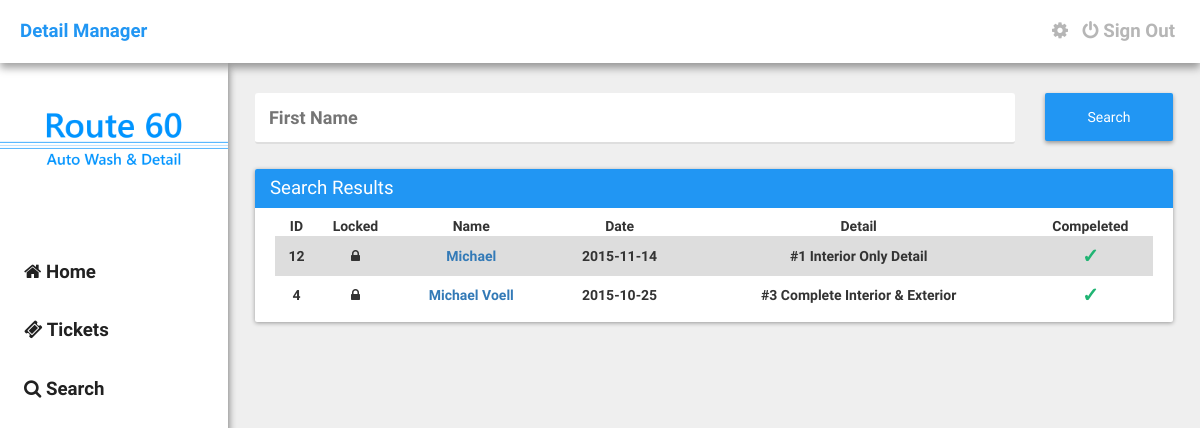
The app's page /search.php?firstname=Michael (signed in) with its own data.
### tables this page shows
CREATE TABLE IF NOT EXISTS `detail_tickets` (
  `id` int(11) NOT NULL AUTO_INCREMENT,
  `locked` int(11) NOT NULL DEFAULT '0',
  `first_name` text NOT NULL,
  `last_name` text NOT NULL,
  `phone_number` varchar(32) NOT NULL,
  `date` date NOT NULL,
  `vehicle_make` text NOT NULL,
  `vehicle_model` text NOT NULL,
  `vehicle_color` text NOT NULL,
  `discount` int(11) NOT NULL,
  `services` varchar(32) NOT NULL,
  `pre_paid_done` varchar(32) NOT NULL,
  `user_id` varchar(32) NOT NULL,
  `ticket_id` varchar(32) NOT NULL,
  `notes` text NOT NULL,
  `ticket_creator` text NOT NULL,
  `engine` varchar(2) NOT NULL DEFAULT '0',
  `wax` varchar(2) NOT NULL DEFAULT '0',
  `mat` varchar(2) NOT NULL DEFAULT '0',
  PRIMARY KEY (`id`)
);

### assets/core/init.php (called while the page is built, shortened)
<?php
	$site = "http://".$_SERVER['SERVER_NAME']."";

### search.php (the view, shortened to what this page needs)
<?php require("./assets/core/init.php"); require("./include/navbar.php"); ?>
<?php
	if(isset($_GET['firstname'])) {
		$fname = $_GET['firstname'];
	}else{
	}
	$sql= "SELECT * FROM detail_tickets WHERE first_name ='".$fname."' ORDER BY id DESC";
	$result=mysql_query($sql);
?>
	<div class="container">
		<form action="" method="POST">
			<div class="row">
				<div class="col-md-10">
					<input type="text" name="firstname" id="firstname" placeholder="First Name" />
				</div>
				<div class="col-md-2">
					<input type="submit" name="searchit" id="searchit" value="Search" class="button-raised" style="margin-top: 10px; height: 48px;" />
				</div>
			</div>
		</form>
		<div class="card">
			<div class="card-title">Search Results</div>
			<div class="card-content">
				<table class="table" padding="10" style="text-align: center;">
					<thead>
						<tr>
							<th>ID</th>
							<th>Locked</th>
							<th>Name</th>
							<th>Date</th>
							<th>Detail</th>
							<th>Compeleted</th>
						</tr>
					</thead>
					<tbody>
						<?php
							while ($row = mysql_fetch_array($result)) {
								$id = $row['id'];
								$services = $row['services'];
								$options = $row['pre_paid_done'];
								if($services == 'wax'){
			                        $servicetitle = "Meguiar's Wax";
			                    }elseif($services == 1) {
			                        $servicetitle = "#1 Interior Only Detail";
			                    }
			                    elseif($services == 2) {
			                        $servicetitle = "#2 Exterior Only Detail";
			                    }
			                    elseif($services == 3) {
			                        $servicetitle = "#3 Complete Interior & Exterior";
			                    }
			                    elseif($services == 4) {
			                        $servicetitle = "#4 Engine Detail";
			                    }
			                    elseif($services == 5) {
			                        $servicetitle = "#5 Paint Restoration";
			                    }
			                    elseif($services == 6) {
			                        $servicetitle = "#6 Ultimate Interior & Exterior";
			                    }
			                    elseif($services == 7) {
                                    $servicetitle = "#7 Synthetic Sealer Special";
                                }
                                elseif($services == "hw") {
                                    $servicetitle = "Hand Wash - Car";
                                }
                                elseif($services == "hwfs") {
                                    $servicetitle = "Hand Wash - Car w/ Full Service";
                                }
                                elseif($services == "hwsuv") {
                                    $servicetitle = "Hand Wash - SUV";
                                }
                                elseif($services == "hwsuvfs") {
                                    $servicetitle = "Hand Wash - SUV w/ Full Service";
                                }
                                if($options == 'Prepaid') {
			                        $option = "<center><h6 style='color: #E14747; margin: 0px; font-size: 20px;'>X</h6></center>";
			                    }elseif($options == 'Paid/Completed') {
			                        $option = "<center><h6 style='color: #20B473; margin: 0px; font-size: 20px;'>&check;</h6></center>";
			                    }elseif($options == 'Appointment') {
                                    $option = "<center><h6 style='color: #FFC017; margin: 0px; font-size: 20px;'><i class='fa fa-clock-o'></i></h6></center>";
                                }
                                if($row['locked'] == 0) {
                                    $locking = "<i class='fa fa-unlock'></i>";
                                }elseif($row['locked'] == 1) {
                                    $locking = "<i class='fa fa-lock'></i>";
                                }
                                echo '<tr>';
                                echo '<td>'.$id.'</td>';
                                echo '<td>'.$locking.'</td>';
                                echo '<td><a href="'.$site.'/ticket?id='.$row['ticket_id'].'">'.$row['first_name'].' '.$row['last_name'].'</a></td>';
                                echo '<td>'.$row['date'].'</td>';
                                echo '<td>'.$servicetitle.'</td>';
                                echo '<td>'.$option.'</td>';
                                echo '</tr>';
							}
						?>
					</tbody>
				</table>
			</div>
		</div>
	</div>
<?php require("./include/footer.php"); ?>

### assets/css/main.css (style rules this page uses)
body { margin: 0px; padding: 0px; height: 100%; font-weight: bold; min-height: 100%; background: #EFEFEF; font-family: "RobotoDraft", Arial, sans-serif, Helvetica; }
.container { width: 79%; float: right; margin-top: 20px; margin-left: 20px; margin-right: 12px; }
.card { width: 100%; margin-top: 15px; border-radius: 2px; margin-bottom: 15px; background: #FFFFFF; box-shadow: 0 1px 4px rgba(0, 0, 0, 0.37); }
.card > .card-title { color: #FFFFFF; font-size: 14pt; font-weight: 300; padding: 6px 15px; background: #2196F3; border-top-left-radius: 2px; border-top-right-radius: 2px; }
.card > .card-content { padding: 8px 20px; }
.table { width: 100%; }
.table > thead > tr { padding: 1px 5px; border-bottom: 1px solid #DDDDDD; }
.table > tbody > tr:nth-child(odd) { background: #DDDDDD; }
td { padding: 5px; }
.button-raised { width: 100%; border: none; color: #FFFFFF; font-weight: 500; padding: 8px 20px; text-align: center; border-radius: 2px; background: #2196F3; display: inline-block; transition: all 0.3s ease; box-shadow: 0 2px 4px rgba(0, 0, 0, 0.37); }
input[type='text'] { width: 100%; border: none; outline: none; font-size: 18px; margin-top: 10px; padding: 12px 14px; border-radius: 3px; margin-bottom: 10px; border-bottom: 2px solid #DEDEDE; transition: border-bottom 0.18s ease; }

### records on screen
detail_tickets: id "12", locked 1 (drawn), first_name "Michael", date "2015-11-14", services "#1 Interior Only Detail"
detail_tickets: id "4", locked 1 (drawn), first_name "Michael", last_name "Voell", date "2015-10-25", services "#3 Complete Interior & Exterior"
